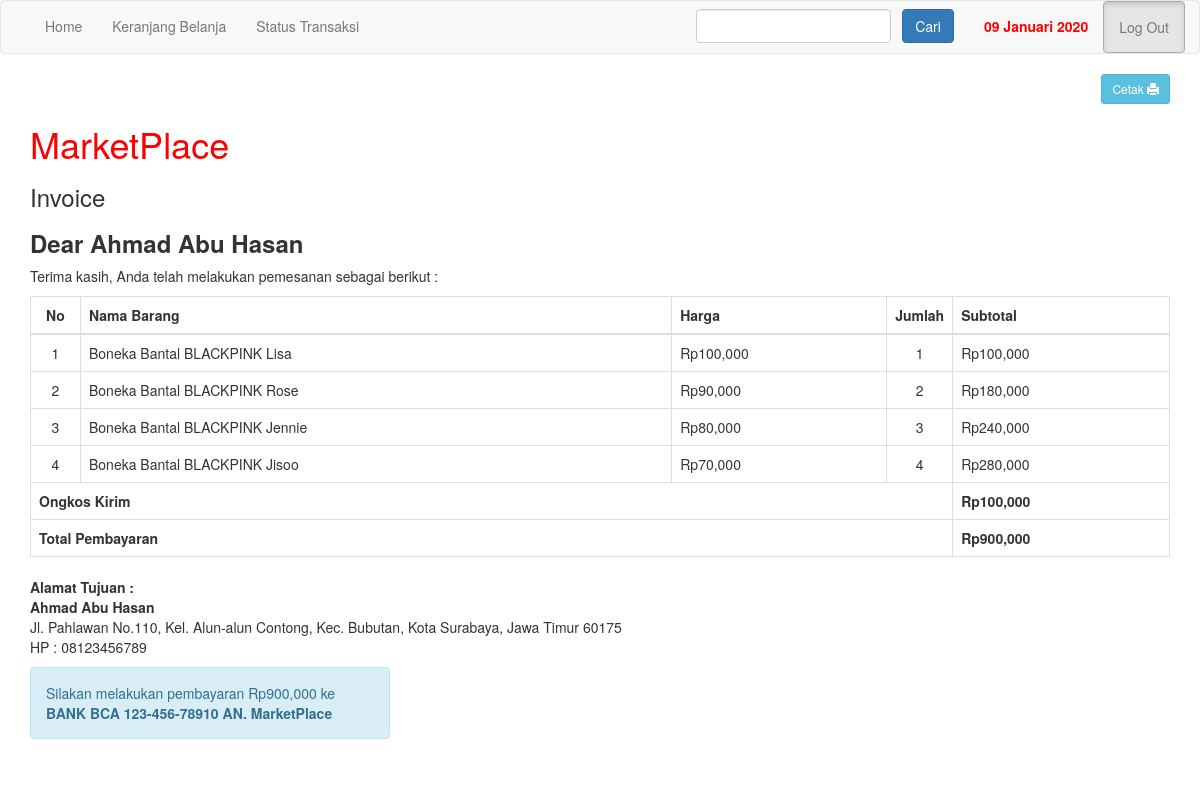
The page /nota.php?id=1 (signed in) on the database its author committed.
### tables this page shows
CREATE TABLE `pembelian` (
  `id_pembelian` int(11) NOT NULL,
  `id_pelanggan` int(11) NOT NULL,
  `id_ongkir` int(11) NOT NULL,
  `tanggal_pembelian` date NOT NULL,
  `total_pembelian` int(11) NOT NULL,
  `nama_kota` varchar(100) NOT NULL,
  `tarif` int(11) NOT NULL,
  `alamat_pengiriman` text NOT NULL,
  `status_pembelian` varchar(100) NOT NULL DEFAULT 'Menunggu Pembayaran',
  `resi_pengiriman` varchar(50) NOT NULL
);

CREATE TABLE `pelanggan` (
  `id_pelanggan` int(11) NOT NULL,
  `nama_pelanggan` varchar(100) NOT NULL,
  `email_pelanggan` varchar(100) NOT NULL,
  `hp_pelanggan` varchar(25) NOT NULL,
  `username` varchar(100) NOT NULL,
  `password` varchar(50) NOT NULL,
  `alamat_pelanggan` text NOT NULL
);

CREATE TABLE `pembelian_produk` (
  `id_pembelian_produk` int(11) NOT NULL,
  `id_pembelian` int(11) NOT NULL,
  `id_produk` int(11) NOT NULL,
  `jumlah` int(11) NOT NULL,
  `nama` varchar(100) NOT NULL,
  `harga` int(11) NOT NULL,
  `subharga` int(11) NOT NULL
);

### date.php (called while the page is built)
<?php
function sekarang($mode='sekarang', $hari='1', $bulan='1', $tahun='1', $indo='Januari', $bln='1', $hari_ini='senin', $sekarang='jam'){
    $hari=date('d');
    $bulan=date('m');
    $tahun=date('Y');
    $indo=array('Januari', 'Pebruari', 'Maret', 'April', 'Mei', 'Juni', 'Juli', 'Agustus', 'September', 'Oktober', 'Nopember', 'Desember');
    $bln=$indo[$bulan-1];
    $hari_ini="$hari $bln $tahun";
    $sekarang=date('H:i:s');
        if($mode=='jam'){
            return $sekarang;
        }elseif($mode=='tgl'){
            return $hari;
        }elseif($mode=='bln'){
            return $bln;
        }elseif($mode=='thn'){
            return $tahun;
        }else{
            return $hari_ini;
        }
}

### nota.php (the view, shortened to what this page needs)
<?php
include 'date.php';
include 'koneksi.php';
?>
<!DOCTYPE html>
<html>
<head>
	<link rel="stylesheet" type="text/css" href="admin/assets/css/bootstrap.css">
</head>
<body>
<?php include 'navbar.php'; ?>
<section class="konten">
	<div class="container">
<ul class="text-right">
<div class="noprint">
	<a href="">
    	<button onClick="window.print();" class="btn btn-info btn-sm">
    		Cetak <span class="glyphicon glyphicon-print"></span>
    	</button>
	</a>
</div>
</ul>
		<h1 style="color: red;">MarketPlace</h1>
		<h3>Invoice</h3>
<?php
	$ambil = $koneksi->query("SELECT * FROM pembelian JOIN pelanggan ON pembelian.id_pelanggan=pelanggan.id_pelanggan WHERE pembelian.id_pembelian='$_GET[id]'");
	$detail = $ambil->fetch_assoc();
?>
<h3><strong>Dear <?php echo $detail['nama_pelanggan']; ?></strong></h3>
Terima kasih, Anda telah melakukan pemesanan sebagai berikut :
<table class="table table-bordered">
	<thead>
		<tr>
			<th style="text-align: center;" width="50">No</th>
			<th>Nama Barang</th>
			<th>Harga</th>
			<th style="text-align: center;" width="10">Jumlah</th>
			<th>Subtotal</th>
		</tr>
	</thead>
	<tbody>
		<?php $nomor=1; ?>
		<?php $ambil=$koneksi->query("SELECT * FROM pembelian_produk WHERE id_pembelian='$_GET[id]'"); ?>
		<?php while($pecah = $ambil->fetch_assoc()){ ?>
		<tr>
			<td style="text-align: center;"><?php echo $nomor; ?></td>
			<td><?php echo $pecah['nama']; ?></td>
			<td>Rp<?php echo number_format($pecah['harga']); ?></td>
			<td style="text-align: center;"><?php echo $pecah['jumlah']; ?></td>
			<td>Rp<?php echo number_format($pecah['subharga']); ?></td>
		</tr>
		<?php $nomor++; ?>
		<?php } ?>
	</tbody>
	<tfoot>
		<tr>
			<th colspan="4" style="text-align: left;">Ongkos Kirim</th>
			<th>Rp<?php echo number_format($detail['tarif']); ?></th>
		</tr>
		<tr>
			<th colspan="4" style="text-align: left;">Total Pembayaran</th>
			<th>Rp<?php echo number_format($detail['total_pembelian']); ?></th>
		</tr>
	</tfoot>
</table>
<strong>Alamat Tujuan :</strong>
<p>
<strong><?php echo $detail['nama_pelanggan']; ?></strong> <br>
<?php echo $detail['alamat_pengiriman']; ?> <br>
HP : <?php echo $detail['hp_pelanggan']; ?>
</p>
<div class="noprint">
<div class="row">
	<div class="col-md-4">
		<div class="alert alert-info">
			<p>
				Silakan melakukan pembayaran Rp<?php echo number_format($detail['total_pembelian']); ?> ke <br>
				<strong>BANK BCA 123-456-78910 AN. MarketPlace</strong>
			</p>
		</div>
	</div>
</div>
</div>
	</div>
</section>
</body>
</html>

### navbar.php
<nav class="navbar navbar-default">
	<div class="container">
		<ul class="nav navbar-nav">
			<li><a href="index.php">Home</a></li>
			<li><a href="keranjang.php">Keranjang Belanja</a></li>
			<li><a href="riwayat.php">Status Transaksi</a></li>
		</ul>
		<ul class="nav navbar-nav navbar-right">
        <li style="padding: 15px; font-weight: bold; color: red;"> <?php echo sekarang(); ?></li>
			<?php if (isset($_SESSION["pelanggan"])): ?>
				<li><a href="logout.php" class="btn btn-default active">Log Out</a></li>
			<?php else: ?>
				<li><a href="login.php" class="btn btn-default active">Log In</a></li>
			<?php endif ?>
      	</ul>
      	<form action="pencarian.php" method="GET" class="navbar-form navbar-right">
      		<input type="text" name="cari" class="form-control"> &nbsp;
      		<button class="btn btn-primary">Cari</button>
      	</form>
	</div>
</nav>

### rows shown on the page
pembelian: id_pelanggan.nama_pelanggan "Ahmad Abu Hasan", tarif "100,000", total_pembelian "900,000", alamat_pengiriman "Jl. Pahlawan No.110, Kel. Alun-alun Contong, Kec. Bubutan, Kota Surabaya, Jawa Timur 60175", id_pelanggan.hp_pelanggan "08123456789"
pembelian_produk: nama "Boneka Bantal BLACKPINK Lisa", harga "100,000", jumlah "1", subharga "100,000"
pembelian_produk: nama "Boneka Bantal BLACKPINK Rose", harga "90,000", jumlah "2", subharga "180,000"
pembelian_produk: nama "Boneka Bantal BLACKPINK Jennie", harga "80,000", jumlah "3", subharga "240,000"
pembelian_produk: nama "Boneka Bantal BLACKPINK Jisoo", harga "70,000", jumlah "4", subharga "280,000"

### other values the page prints
sekarang() "09 Januari 2020"
